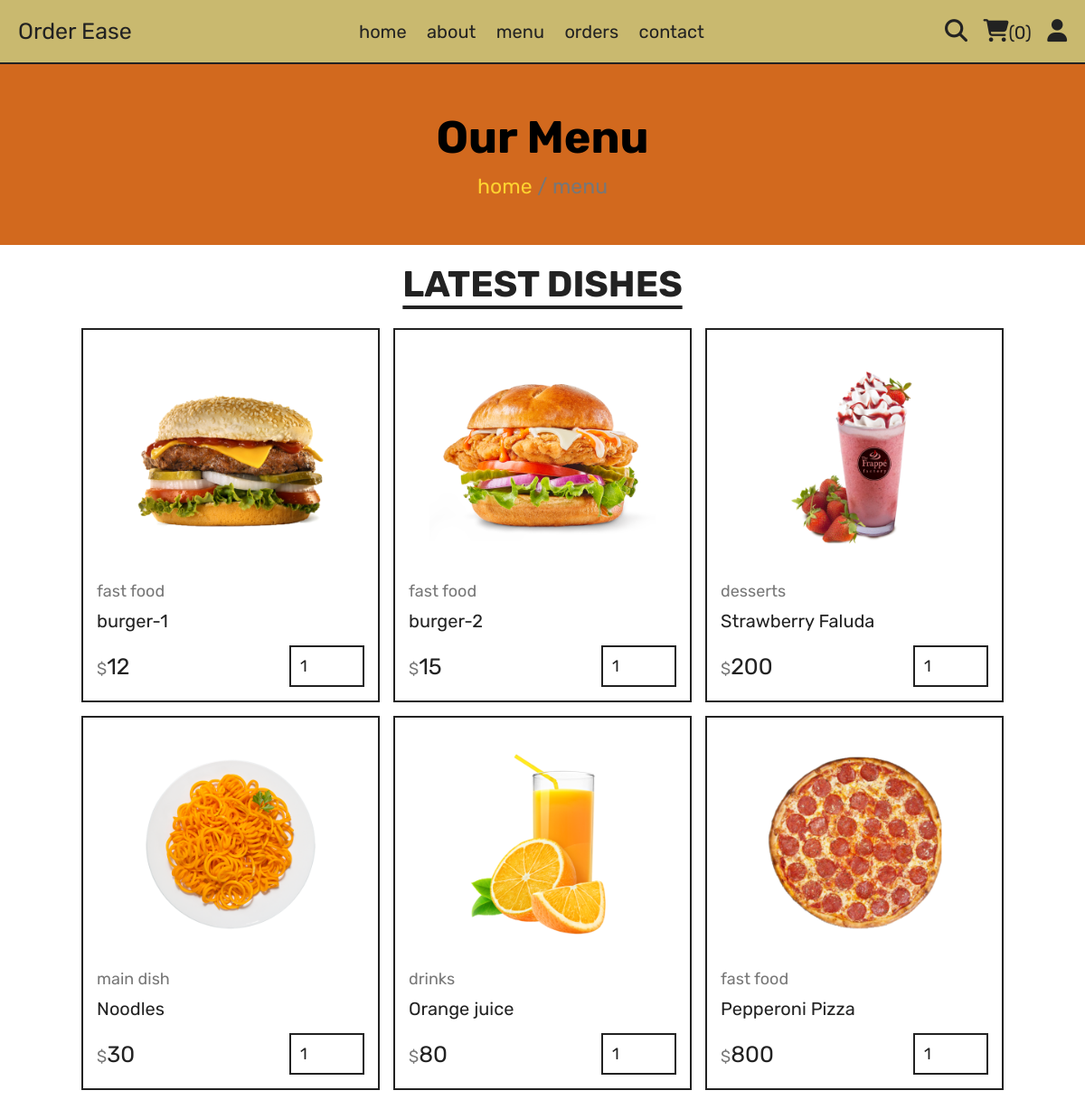
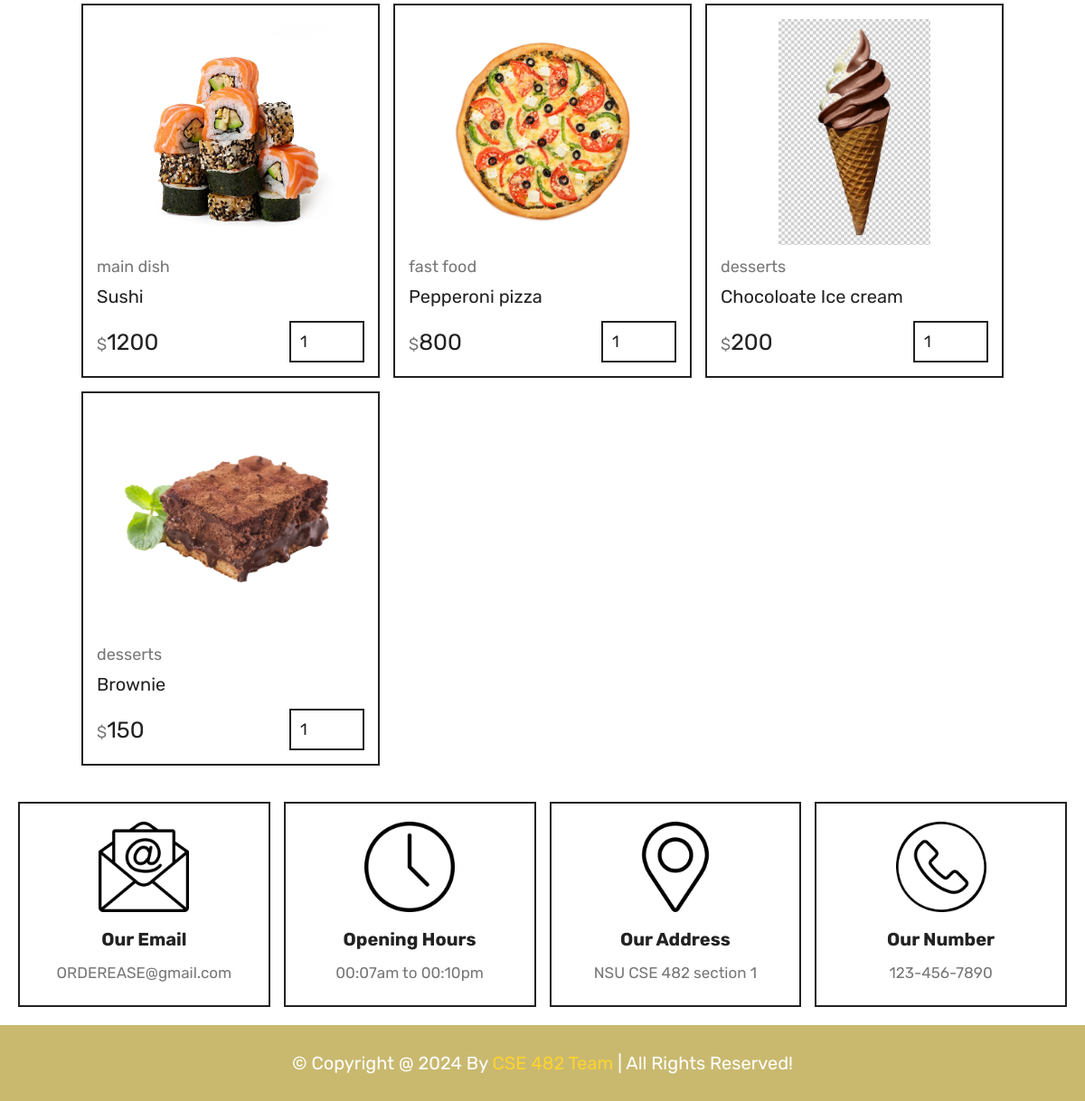
Page /menu.php on the committed database (2 pictures, top to bottom).
### tables this page shows
CREATE TABLE `products` (
  `id` int(100) NOT NULL,
  `name` varchar(100) NOT NULL,
  `category` varchar(100) NOT NULL,
  `price` int(10) NOT NULL,
  `image` varchar(100) NOT NULL
);

### menu.php (the view, shortened to what this page needs)
<?php
include 'components/connect.php';
?>
<!DOCTYPE html>
<html lang="en">
<head>
   <link rel="stylesheet" href="https://cdnjs.cloudflare.com/ajax/libs/font-awesome/6.1.1/css/all.min.css">
   <link rel="stylesheet" href="css/style.css">
</head>
<body>
<?php include 'components/user_header.php'; ?>
<div class="heading" style="background-color: chocolate;">
   <h3 style="color:black;">our menu</h3>
   <p><a href="home.php">home</a> <span> / menu</span></p>
</div>
<section class="products">
   <h1 class="title">latest dishes</h1>
   <div class="box-container">
      <?php
         $select_products = $conn->prepare("SELECT * FROM `products`");
         $select_products->execute();
         if($select_products->rowCount() > 0){
            while($fetch_products = $select_products->fetch(PDO::FETCH_ASSOC)){
      ?>
      <form action="" method="post" class="box">
         <img src="uploaded_img/<?= $fetch_products['image']; ?>" alt="">
         <a href="category.php?category=<?= $fetch_products['category']; ?>" class="cat"><?= $fetch_products['category']; ?></a>
         <div class="name"><?= $fetch_products['name']; ?></div>
         <div class="flex">
            <div class="price"><span>$</span><?= $fetch_products['price']; ?></div>
            <input type="number" name="qty" class="qty" min="1" max="99" value="1" maxlength="2"">
         </div>
      </form>
      <?php
            }
         }else{
            echo '<p class="empty">no products added yet!</p>';
         }
      ?>
   </div>
</section>
<?php include 'components/footer.php'; ?>
</body>
</html>

### css/style.css (style rules this page uses)
:root { --yellow:#fed330; --red:#e74c3c; --white:#fff; --black:#222; --light-color:#777; --border:.2rem solid var(--black); }
* { font-family: 'Rubik', sans-serif; margin:0; padding:0; box-sizing: border-box; outline: none; border: none; text-decoration: none; }
html { font-size: 62.5%; overflow-x: hidden; scroll-behavior: smooth; stop-opacity: 7rem; }
section { margin:0 auto; max-width: 1200px; padding:2rem; }
.title { text-align: center; margin-bottom: 2.5rem; font-size: 4rem; color:var(--black); text-transform: uppercase; text-decoration: underline; text-underline-offset: 1rem; }
.heading { display: flex; align-items: center; justify-content: center; gap:1rem; flex-flow: column; background-color: var(--black); min-height: 20rem; }
.heading h3 { font-size: 5rem; color:var(--white); text-transform: capitalize; }
.heading p { font-size: 2.3rem; color:var(--light-color); }
.heading p a { color:var(--yellow); }
.products .box-container { display: grid; grid-template-columns: repeat(auto-fit, 33rem); justify-content: center; align-items: flex-start; gap:1.5rem; }
.products .box-container .box { border:var(--border); padding:1.5rem; position: relative; overflow: hidden; }
.products .box-container .box img { height: 25rem; width: 100%; object-fit: contain; margin-bottom: 1rem; }
.products .box-container .box .cat { font-size: 1.8rem; color:var(--light-color); }
.products .box-container .box .name { font-size: 2rem; color:var(--black); margin:1rem 0; }
.products .box-container .box .flex { display: flex; align-items: center; gap:1rem; margin-top: 1.5rem; }
.products .box-container .box .flex .price { margin-right: auto; font-size: 2.5rem; color:var(--black); }
.products .box-container .box .flex .price span { color:var(--light-color); font-size: 1.8rem; }
.products .box-container .box .flex .qty { padding:1rem; border:var(--border); font-size: 1.8rem; color:var(--black); }

### rows in the picture
products: image (picture), category "fast food", name "burger-1", price "12"
products: image (picture), category "fast food", name "burger-2", price "15"
products: image (picture), category "desserts", name "Strawberry Faluda", price "200"
products: image (picture), category "main dish", name "Noodles", price "30"
products: image (picture), category "drinks", name "Orange juice", price "80"
products: image (picture), category "fast food", name "Pepperoni Pizza", price "800"
products: image (picture), category "main dish", name "Sushi", price "1200"
products: image (picture), category "fast food", name "Pepperoni pizza", price "800"
products: image (picture), category "desserts", name "Chocoloate Ice cream", price "200"
products: image (picture), category "desserts", name "Brownie", price "150"

### other values in the picture
$total_cart_items "0"
